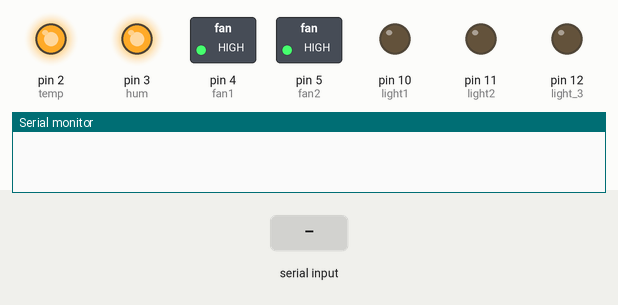
This sketch was run on a simulated Arduino Uno, built with avr-gcc and run on an emulated ATmega328P. Shown: switched loads named in the sketch (green lamp = pin HIGH), output pins drawn as LEDs (lit = HIGH), the last lines printed to the serial monitor. The test bench sets the inputs (shaded band).

Above: at 1.2 s.
1.3 s: "q" received over the second serial link
At 2.4 s:
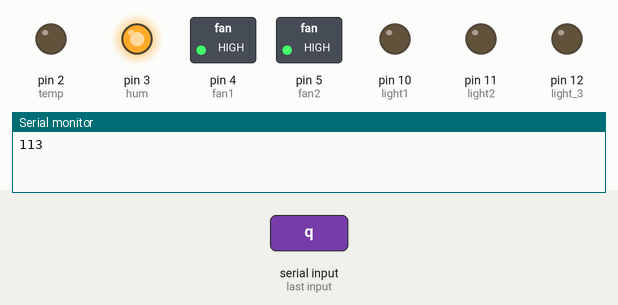
2.8 s: "e" received over the second serial link
At 3.6 s:
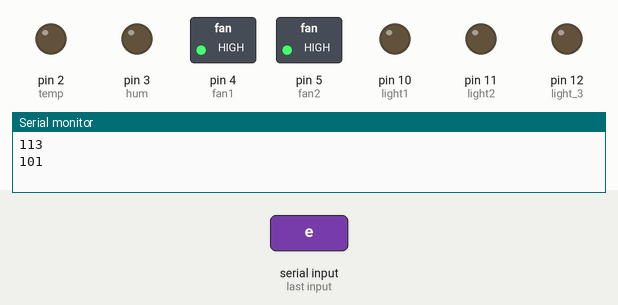
4.3 s: "w" received over the second serial link
At 4.7 s:
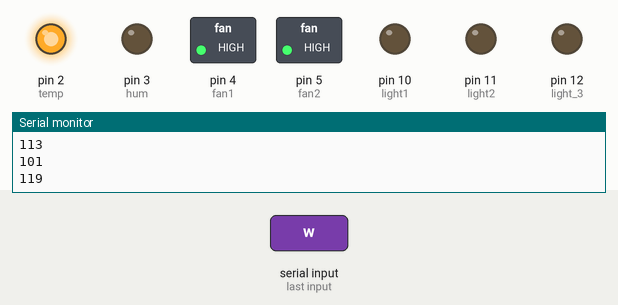
5.8 s: "t" received over the second serial link
At 7.0 s:
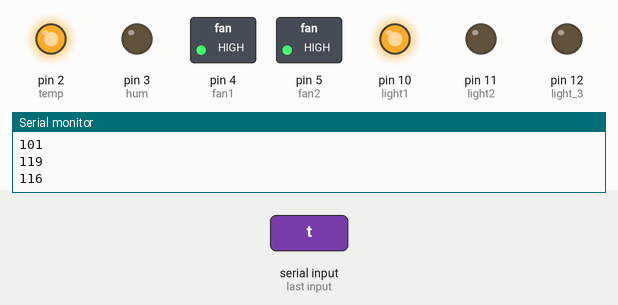
7.3 s: "r" received over the second serial link
At 8.2 s:
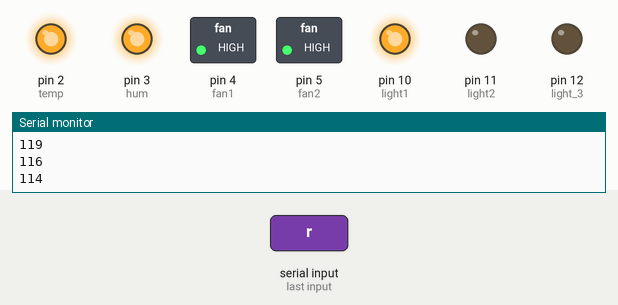
8.8 s: "i" received over the second serial link
At 9.4 s:
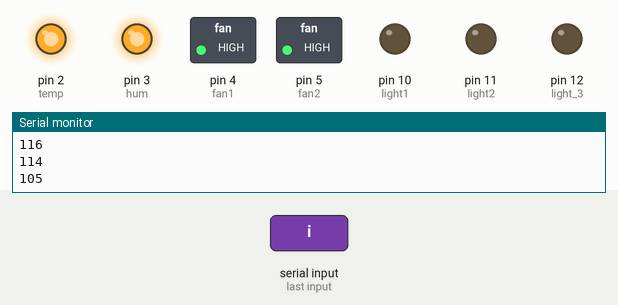
Timing chart, 0 to 11.3 s (numbered marks = the images above; inputs shaded):
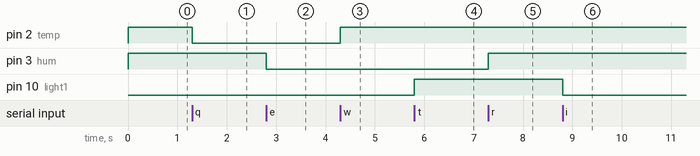

Measured:
- after the input at 1.3 s, pin 2 (temp): HIGH → LOW at once
- after the input at 2.8 s, pin 3 (hum): HIGH → LOW at once
- after the input at 4.3 s, pin 2 (temp): LOW → HIGH at once
- after the input at 5.8 s, pin 10 (light1): LOW → HIGH at once
- after the input at 7.3 s, pin 3 (hum): LOW → HIGH at once
- after the input at 8.8 s, pin 10 (light1): HIGH → LOW at once

The sketch:

second.ino
```cpp
#include <SoftwareSerial.h>
SoftwareSerial softSerial(8, 9); // RX, TX>
int com;

long int lastTime;
long int lastTime2;

void setup(){
  Serial.begin(9600);
  softSerial.begin(9600); // инициализация программного последовательного порта
pinMode (2, OUTPUT);    //temp
pinMode (3, OUTPUT); //hum
pinMode (4, OUTPUT);   // fan1
pinMode (5, OUTPUT);    //fan2
pinMode (10, OUTPUT);     //light1
pinMode (11 , OUTPUT);    //light2
pinMode (12, OUTPUT);    //light 3

digitalWrite(2, HIGH);
digitalWrite(3, HIGH);
digitalWrite(4, HIGH);
digitalWrite(5, HIGH);

digitalWrite(7, HIGH);
}

void loop(){
  if (softSerial.available()) {

   com = softSerial.read();
   Serial.println(com);
   if (com == 113 || com == 119){temp(); }
   if (com == 114 || com == 101){humi();}
   if (com == 116 || com == 105){light1();}
   if (com == 121 || com == 111){light2();}
   if (com == 117 || com == 112){light3();}
   if (com == 97 || com == 115){fan1();}
   if (com == 100 || com == 102){fan2();}
 }
 if (millis() - lastTime > 300000){
  lastTime = millis();
  digitalWrite(7, LOW);
 }
 if (millis() - lastTime2 > 300500){
  lastTime2 = millis();
  digitalWrite(7, HIGH);
 }
}
void temp(){
  if (com == 113){
    digitalWrite(2, LOW);
    //Serial.println("ВКЛЮЧИТЬ TEMP");
  }
  if (com == 119){
    digitalWrite (2, HIGH);
    //Serial.println("ВЫКЛЮЧИТЬ TEMP");
  }
}
void humi(){
  if (com == 101){
  //Serial.println("ВКЛЮЧИТЬ HUMI");
  digitalWrite(3, LOW);
  }
  if (com == 114){
  //Serial.println("ВЫКЛЮЧИТЬ HUMI");
  digitalWrite(3, HIGH);
  }
}
void light1(){
  if (com == 116){
    digitalWrite(10, HIGH);
    //Serial.println("LIGHT 1 ON");
  }
  if (com == 105){
    digitalWrite(10, LOW);
    //Serial.println("LIGHT 1 OFF");
  }
}
void light2(){
  if (com == 121){
    digitalWrite(11, HIGH);
    Serial.println("LIGHT 2 ON");
  }
  if (com == 111){
    digitalWrite(11, LOW);
    Serial.println("LIGHT 2 OFF");
  }
}
void light3(){
  if (com ==117){
    digitalWrite(12, LOW);
    //Serial.println("LIGHT 3 OFF");
  }
  if (com == 112){
    digitalWrite(12, HIGH);
    Serial.println("LIGHT 3 ON");
  }
}
void fan1(){
  if (com == 97){
    digitalWrite(4, LOW);
    //Serial.println("FAN 1 ON");
  }
  if (com == 115){
    digitalWrite(4, HIGH);
    //Serial.println("FAN 1 OFF");
  }
}
void fan2(){
  if (com == 100){
    digitalWrite(5, LOW);
    //Serial.println("FAN 2 ON");
  }
  if (com == 102){
    digitalWrite(5, HIGH);
    //Serial.println("FAN 2 OFF");
  }
}
```
